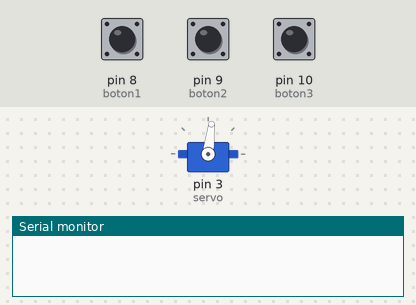
Bench run of a sketch on a simulated Arduino Uno, built with avr-gcc and run on an emulated ATmega328P. Shown: servo, the last lines printed to the serial monitor. The test bench sets the inputs (shaded band); at power-on: pin 8 (boton1) LOW, pin 10 (boton3) LOW, pin 9 (boton2) LOW.

Above: at 1.26 s.
1.3 s: pin 8 (boton1) pulled HIGH for 0.15 s
2.9 s: pin 10 (boton3) pulled HIGH for 1 s
At 4.8 s:
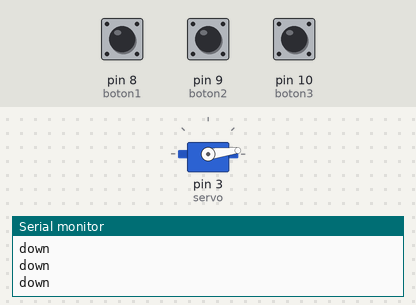
5.4 s: pin 9 (boton2) pulled HIGH for 1 s
At 6.9 s:
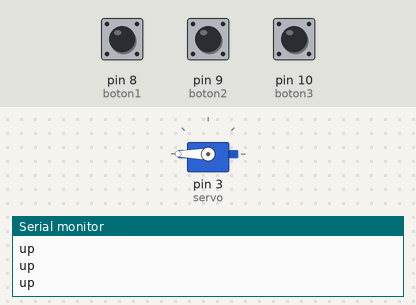
7.9 s: pin 10 (boton3) pulled HIGH for 0.15 s
At 8.4 s:
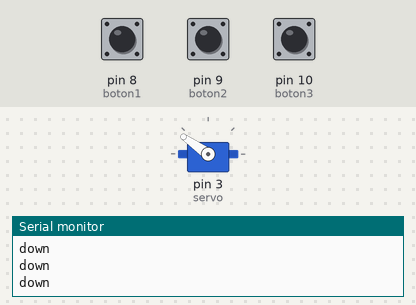
9.5 s: pin 10 (boton3) pulled HIGH for 0.15 s
At 10.8 s:
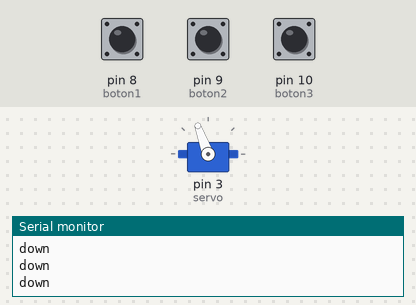
11.1 s: pin 9 (boton2) pulled HIGH for 0.15 s
At 12.1 s:
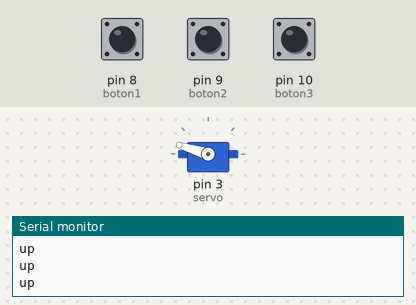
Timing chart, 0 to 13.7 s (numbered marks = the images above; inputs shaded):
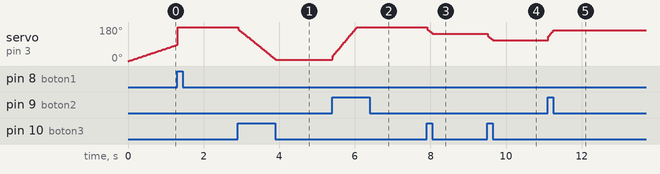

The sketch:

Servoconboton.ino
```cpp
#include <Servo.h>

Servo servo;
int boton1 = 8;
int boton2 = 9;
int boton3 = 10;

int pos = 0;    // variable to store the servo position
int mode = 0;   // mode

void setup() {
  Serial.begin(9600);
  // put your setup code here, to run once:
  servo.attach(3);
  pinMode(boton1, INPUT);
  pinMode(boton2, INPUT);
  pinMode(boton3, INPUT);
}

void loop() {

  // put your main code here, to run repeatedly:
  //  if (digitalRead(boton1) == HIGH) {
  //    Serial.println("0");
  //    servo.write(0);
  //  }  else if (digitalRead(boton2) == HIGH) {
  //    Serial.println("90");
  //    servo.write(45);
  //  }
  //  else if (digitalRead(boton3) == HIGH) {
  //    Serial.println("180");
  //    servo.write(90);
  //  }
  //  delay(100);

  if (mode == 0) {
    for (pos = 0; pos <= 180; pos += 1) { // goes from 0 degrees to 180 degrees
      // in steps of 1 degree
      servo.write(pos);              // tell servo to go to position in variable 'pos'
      delay(15);                       // waits 15ms for the servo to reach the position
      checkMode();
      if (mode == 1) {
        break;
      }
    }
    for (pos = 180; pos >= 0; pos -= 1) { // goes from 180 degrees to 0 degrees
      servo.write(pos);              // tell servo to go to position in variable 'pos'
      delay(15);                       // waits 15ms for the servo to reach the position
      checkMode();
      if (mode == 1) {
        break;
      }
    }
  } else if (mode == 1) {
    if (digitalRead(boton2) == HIGH) {
      Serial.println("up");
      if (pos < 180) {
        pos++;
      }
      servo.write(pos);
    }
    else if (digitalRead(boton3) == HIGH) {
      Serial.println("down");
      if (pos > 0) {
        pos--;
      }
      servo.write(pos);
    }
  }
}

void checkMode() {
  if (digitalRead(boton1) == HIGH) {
    Serial.println("change mode");
    mode = mode == 0 ? 1 : 0;
  }
}
```

Measured:
- after the input at 2.9 s, servo on pin 3 (servo): moves from 179° to 7° over 1.0 s, starting at once
- after the input at 5.4 s, servo on pin 3 (servo): moves from 7° to 180° over 0.65 s, starting at once
- after the input at 7.9 s, servo on pin 3 (servo): 180° → 145° at once
- after the input at 9.5 s, servo on pin 3 (servo): 145° → 110° at once
- after the input at 11.1 s, servo on pin 3 (servo): moves from 110° to 163° over 0.15 s, starting at once
